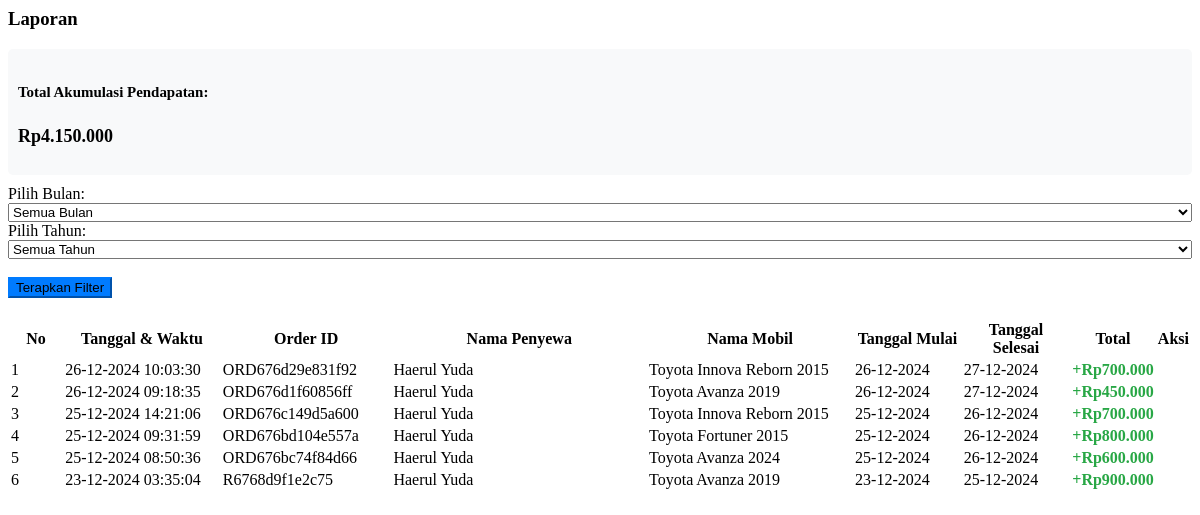
The app's page /admin/laporan.php with its own data.
### tables this page shows
CREATE TABLE `payments` (
  `payment_id` int(11) NOT NULL,
  `order_id` varchar(50) NOT NULL,
  `gross_amount` decimal(15,2) NOT NULL,
  `payment_status` enum('verification','paid','failed') NOT NULL DEFAULT 'verification',
  `receipt_image` varchar(255) NOT NULL,
  `rental_status` enum('active','completed','cancelled') NOT NULL DEFAULT 'active',
  `created_at` timestamp NOT NULL DEFAULT current_timestamp(),
  `updated_at` timestamp NOT NULL DEFAULT current_timestamp() ON UPDATE current_timestamp()
);

CREATE TABLE `users` (
  `id` int(11) NOT NULL,
  `fullname` varchar(100) NOT NULL,
  `phone` varchar(15) NOT NULL,
  `email` varchar(100) NOT NULL,
  `address` text NOT NULL,
  `password` varchar(255) NOT NULL,
  `status` enum('aktif','nonaktif') NOT NULL DEFAULT 'aktif',
  `role` enum('user','admin') NOT NULL DEFAULT 'user',
  `created_at` timestamp NOT NULL DEFAULT current_timestamp(),
  `reset_token` varchar(64) DEFAULT NULL,
  `reset_token_expire` datetime DEFAULT NULL
);

CREATE TABLE `rentals` (
  `rental_id` int(11) NOT NULL,
  `user_id` int(11) NOT NULL,
  `car_id` int(11) NOT NULL,
  `order_id` varchar(50) NOT NULL,
  `start_date` date NOT NULL,
  `end_date` date NOT NULL,
  `duration` int(11) NOT NULL,
  `total_price` decimal(10,2) NOT NULL,
  `payment_status` enum('pending','verification','paid','failed') NOT NULL DEFAULT 'pending',
  `created_at` timestamp NOT NULL DEFAULT current_timestamp(),
  `updated_at` timestamp NOT NULL DEFAULT current_timestamp() ON UPDATE current_timestamp()
);

### admin/laporan.php (the view, shortened to what this page needs)
<section class="content">
  <div class="container-fluid">
    <div class="row">
      <div class="col-12">
        <div class="card">
          <div class="card-header">
            <h3 class="card-title">Laporan</h3>
          </div>
          <div class="card-body">
            <?php
              $total_income = 0;
              $sql_filter = "";
              $sql = "SELECT
                          p.order_id,
                          CONCAT(c.brand, ' ', c.model, ' ', c.year) AS car_name,
                          r.start_date,
                          r.end_date,
                          p.gross_amount,
                          p.payment_status,
                          p.created_at,
                          u.fullname AS customer_name
                      FROM payments p
                      JOIN rentals r ON p.order_id = r.order_id
                      JOIN users u ON r.user_id = u.id
                      JOIN cars c ON r.car_id = c.car_id
                      WHERE p.payment_status = 'paid' $sql_filter
                      ORDER BY p.created_at DESC";
              $result = mysqli_query($conn, $sql);
              while($row = mysqli_fetch_assoc($result)) {
                $total_income += $row['gross_amount'];
              }
            ?>
            <div class="total-accumulated">
              <h5>Total Akumulasi Pendapatan:</h5>
              <p>Rp<?php echo number_format($total_income, 0, ',', '.'); ?></p>
            </div>
            <form method="POST" action="">
              <div class="form-group row">
                <div class="col-md-4">
                  <label for="month">Pilih Bulan:</label>
                  <select name="month" id="month" class="form-control">
                    <option value="">Semua Bulan</option>
                  </select>
                </div>
                <div class="col-md-4">
                  <label for="year">Pilih Tahun:</label>
                  <select name="year" id="year" class="form-control">
                    <option value="">Semua Tahun</option>
                  </select>
                </div>
                <div class="col-md-4">
                  <label>&nbsp;</label><br>
                  <button type="submit" class="btn btn-primary">Terapkan Filter</button>
                </div>
              </div>
            </form>
            <table id="example1" class="table table-bordered table-striped">
            <thead>
            <tr>
              <th style="width: 5%;">No</th>
              <th style="width: 15%;">Tanggal & Waktu</th>
              <th style="width: 15%;">Order ID</th>
              <th style="width: 25%;">Nama Penyewa</th>
              <th style="width: 20%;">Nama Mobil</th>
              <th style="width: 10%;">Tanggal Mulai</th>
              <th style="width: 10%;">Tanggal Selesai</th>
              <th style="width: 15%;">Total</th>
              <th style="width: 10%;" class="no-print">Aksi</th>
            </tr>
            </thead>
            <tbody>
              <?php
              $no = 0;
              mysqli_data_seek($result, 0);
              while($row = mysqli_fetch_assoc($result)) {
                $no++;
              ?>
              <tr>
                <td><?php echo $no; ?></td>
                <td><?php echo date('d-m-Y H:i:s', strtotime($row['created_at'])); ?></td>
                <td><?php echo $row['order_id']; ?></td>
                <td><?php echo $row['customer_name']; ?></td>
                <td><?php echo $row['car_name']; ?></td>
                <td><?php echo date('d-m-Y', strtotime($row['start_date'])); ?></td>
                <td><?php echo date('d-m-Y', strtotime($row['end_date'])); ?></td>
                <td>
                  <span class="total-amount">+Rp<?php echo number_format($row['gross_amount'], 0, ',', '.'); ?></span>
                </td>
                <td class="no-print">
                </td>
              </tr>
              <?php } ?>
            </tbody>
            </table>
          </div>
        </div>
      </div>
    </div>
  </div>
</section>

### admin/laporan.php (style rules this page uses)
.total-amount { color: #28a745; font-weight: bold; font-size: 16px; }
.total-accumulated { margin-bottom: 10px; padding: 10px; background-color: #f8f9fa; border-radius: 5px; font-size: 18px; font-weight: bold; }
form .form-group { margin-bottom: 20px; }
form select, form button { display: inline-block; width: auto; }
.form-control { width: 100%; }
.btn-primary { background-color: #007bff; border-color: #007bff; }

### records on screen
payments: created_at "26-12-2024 10:03:30", order "ORD676d29e831f92", users.fullname "Haerul Yuda", car_name "Toyota Innova Reborn 2015", rentals.start_date "26-12-2024", rentals.end_date "27-12-2024", gross_amount "700.000"
payments: created_at "26-12-2024 09:18:35", order "ORD676d1f60856ff", users.fullname "Haerul Yuda", car_name "Toyota Avanza 2019", rentals.start_date "26-12-2024", rentals.end_date "27-12-2024", gross_amount "450.000"
payments: created_at "25-12-2024 14:21:06", order "ORD676c149d5a600", users.fullname "Haerul Yuda", car_name "Toyota Innova Reborn 2015", rentals.start_date "25-12-2024", rentals.end_date "26-12-2024", gross_amount "700.000"
payments: created_at "25-12-2024 09:31:59", order "ORD676bd104e557a", users.fullname "Haerul Yuda", car_name "Toyota Fortuner 2015", rentals.start_date "25-12-2024", rentals.end_date "26-12-2024", gross_amount "800.000"
payments: created_at "25-12-2024 08:50:36", order "ORD676bc74f84d66", users.fullname "Haerul Yuda", car_name "Toyota Avanza 2024", rentals.start_date "25-12-2024", rentals.end_date "26-12-2024", gross_amount "600.000"
payments: created_at "23-12-2024 03:35:04", order "R6768d9f1e2c75", users.fullname "Haerul Yuda", car_name "Toyota Avanza 2019", rentals.start_date "23-12-2024", rentals.end_date "25-12-2024", gross_amount "900.000"

### other values on screen
$total_income "4.150.000"
